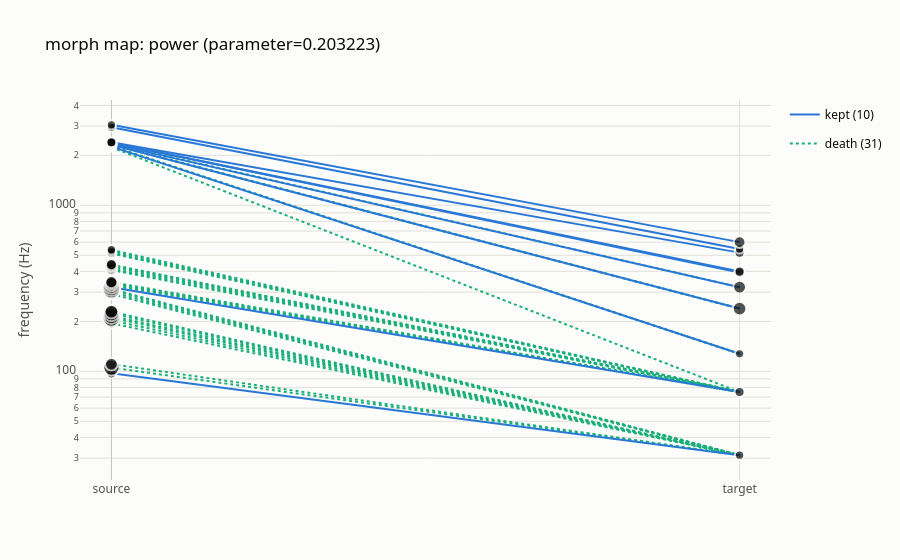
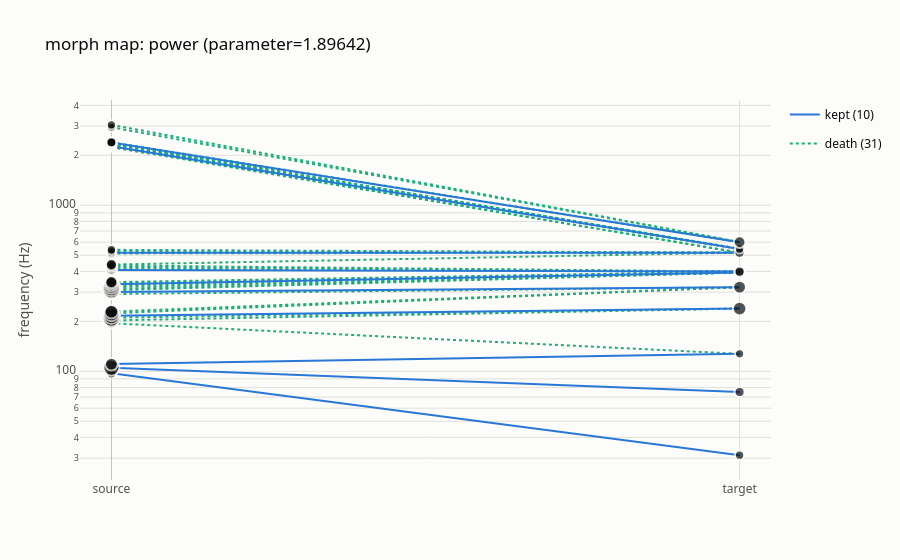

Here is the notebook cell these charts were saved with, in order:
### Markdown cell above
With `"primary"`, 31 of the 41 glides fade out (the extra copies onto the 10
conga peaks), and the end has the conga frame's own amplitude-weighted mean,
335.4 Hz. With `"full"` all 41 arrive at full amplitude, so each conga peak
sounds 3 to 5 times over and the ending stays as loud as the start.

## Power pairing

`"power"` bends the equal map with an exponent: below 1 it crowds the speech
peaks onto the low conga peaks, above 1 toward the high ones.
`parameter_range` returns the range in which every conga peak still gets at
least one speech peak; without `power=`, `pair` and `morph` use the middle of
the range. The cell draws the maps at both ends.

### Code cell
lo, hi = asp.parameter_range(speech, conga, "power")
for power in (lo, hi):
    p = asp.pair(speech, conga, method="power", power=power)
    print(f"power={power:.4f}: speech peaks per conga peak {p.groupby('dst').size().tolist()}")
    asp.nb.show(asp.viz.plot_morph_map(p))
default = asp.pair(speech, conga, method="power").attrs["morph"]["parameter"]
print(f"default power={default:.4f}")

### Figure 1 — Plotly figure (JSON) as saved in the notebook; plotly's stock layout.template omitted (floating-point values rounded to 4 significant figures)
{"data": [{"hovertemplate": "row: 1<br>1 → 0<br>mass: 0.02439<br>amp: 0.005521 → 0<extra></extra>", "legendgroup": "death", "legendrank": 3, "line": {"color": "#1baf7a", "dash": "dot", "width": 2}, "mode": "lines", "name": "death (31)", "showlegend": true, "type": "scatter", "x": [0, 1], "y": [105.3, 31.25]}, {"hovertemplate": "row: 2<br>2 → 0<br>mass: 0.02439<br>amp: 0.002423 → 0<extra></extra>", "legendgroup": "death", "legendrank": 3, "line": {"color": "#1baf7a", "dash": "dot", "width": 2}, "mode": "lines", "name": "death (31)", "showlegend": false, "type": "scatter", "x": [0, 1], "y": [110.5, 31.25]}, {"hovertemplate": "row: 3<br>3 → 0<br>mass: 0.02439<br>amp: 0.001351 → 0<extra></extra>", "legendgroup": "death", "legendrank": 3, "line": {"color": "#1baf7a", "dash": "dot", "width": 2}, "mode": "lines", "name": "death (31)", "showlegend": false, "type": "scatter", "x": [0, 1], "y": [194.7, 31.25]}, {"hovertemplate": "row: 4<br>4 → 0<br>mass: 0.02439<br>amp: 0.003517 → 0<extra></extra>", "legendgroup": "death", "legendrank": 3, "line": {"color": "#1baf7a", "dash": "dot", "width": 2}, "mode": "lines", "name": "death (31)", "showlegend": false, "type": "scatter", "x": [0, 1], "y": [202.6, 31.25]}, {"hovertemplate": "row: 5<br>5 → 0<br>mass: 0.02439<br>amp: 0.007408 → 0<extra></extra>", "legendgroup": "death", "legendrank": 3, "line": {"color": "#1baf7a", "dash": "dot", "width": 2}, "mode": "lines", "name": "death (31)", "showlegend": false, "type": "scatter", "x": [0, 1], "y": [210.5, 31.25]}, {"hovertemplate": "row: 6<br>6 → 0<br>mass: 0.02439<br>amp: 0.005467 → 0<extra></extra>", "legendgroup": "death", "legendrank": 3, "line": {"color": "#1baf7a", "dash": "dot", "width": 2}, "mode": "lines", "name": "death (31)", "showlegend": false, "type": "scatter", "x": [0, 1], "y": [215.8, 31.25]}, {"hovertemplate": "row: 7<br>7 → 0<br>mass: 0.02439<br>amp: 0.004954 → 0<extra></extra>", "legendgroup": "death", "legendrank": 3, "line": {"color": "#1baf7a", "dash": "dot", "width": 2}, "mode": "lines", "name": "death (31)", "showlegend": false, "type": "scatter", "x": [0, 1], "y": [223.7, 31.25]}, {"hovertemplate": "row: 8<br>8 → 0<br>mass: 0.02439<br>amp: 0.003144 → 0<extra></extra>", "legendgroup": "death", "legendrank": 3, "line": {"color": "#1baf7a", "dash": "dot", "width": 2}, "mode": "lines", "name": "death (31)", "showlegend": false, "type": "scatter", "x": [0, 1], "y": [228.9, 31.25]}, {"hovertemplate": "row: 9<br>9 → 0<br>mass: 0.02439<br>amp: 0.001261 → 0<extra></extra>", "legendgroup": "death", "legendrank": 3, "line": {"color": "#1baf7a", "dash": "dot", "width": 2}, "mode": "lines", "name": "death (31)", "showlegend": false, "type": "scatter", "x": [0, 1], "y": [292.1, 31.25]}, {"hovertemplate": "row: 10<br>10 → 0<br>mass: 0.02439<br>amp: 0.003322 → 0<extra></extra>", "legendgroup": "death", "legendrank": 3, "line": {"color": "#1baf7a", "dash": "dot", "width": 2}, "mode": "lines", "name": "death (31)", "showlegend": false, "type": "scatter", "x": [0, 1], "y": [300, 31.25]}, {"hovertemplate": "row: 11<br>11 → 0<br>mass: 0.02439<br>amp: 0.007189 → 0<extra></extra>", "legendgroup": "death", "legendrank": 3, "line": {"color": "#1baf7a", "dash": "dot", "width": 2}, "mode": "lines", "name": "death (31)", "showlegend": false, "type": "scatter", "x": [0, 1], "y": [307.9, 31.25]}, {"hovertemplate": "row: 12<br>12 → 0<br>mass: 0.02439<br>amp: 0.007562 → 0<extra></extra>", "legendgroup": "death", "legendrank": 3, "line": {"color": "#1baf7a", "dash": "dot", "width": 2}, "mode": "lines", "name": "death (31)", "showlegend": false, "type": "scatter", "x": [0, 1], "y": [313.2, 31.25]}, {"hovertemplate": "row: 14<br>14 → 1<br>mass: 0.02439<br>amp: 0.005702 → 0<extra></extra>", "legendgroup": "death", "legendrank": 3, "line": {"color": "#1baf7a", "dash": "dot", "width": 2}, "mode": "lines", "name": "death (31)", "showlegend": false, "type": "scatter", "x": [0, 1], "y": [328.9, 75]}, {"hovertemplate": "row: 15<br>15 → 1<br>mass: 0.02439<br>amp: 0.003478 → 0<extra></extra>", "legendgroup": "death", "legendrank": 3, "line": {"color": "#1baf7a", "dash": "dot", "width": 2}, "mode": "lines", "name": "death (31)", "showlegend": false, "type": "scatter", "x": [0, 1], "y": [334.2, 75]}, {"hovertemplate": "row: 16<br>16 → 1<br>mass: 0.02439<br>amp: 0.002441 → 0<extra></extra>", "legendgroup": "death", "legendrank": 3, "line": {"color": "#1baf7a", "dash": "dot", "width": 2}, "mode": "lines", "name": "death (31)", "showlegend": false, "type": "scatter", "x": [0, 1], "y": [339.5, 75]}, {"hovertemplate": "row: 17<br>17 → 1<br>mass: 0.02439<br>amp: 0.001954 → 0<extra></extra>", "legendgroup": "death", "legendrank": 3, "line": {"color": "#1baf7a", "dash": "dot", "width": 2}, "mode": "lines", "name": "death (31)", "showlegend": false, "type": "scatter", "x": [0, 1], "y": [344.7, 75]}, {"hovertemplate": "row: 18<br>18 → 1<br>mass: 0.02439<br>amp: 0.001222 → 0<extra></extra>", "legendgroup": "death", "legendrank": 3, "line": {"color": "#1baf7a", "dash": "dot", "width": 2}, "mode": "lines", "name": "death (31)", "showlegend": false, "type": "scatter", "x": [0, 1], "y": [407.9, 75]}, {"hovertemplate": "row: 19<br>19 → 1<br>mass: 0.02439<br>amp: 0.001716 → 0<extra></extra>", "legendgroup": "death", "legendrank": 3, "line": {"color": "#1baf7a", "dash": "dot", "width": 2}, "mode": "lines", "name": "death (31)", "showlegend": false, "type": "scatter", "x": [0, 1], "y": [415.8, 75]}, {"hovertemplate": "row: 20<br>20 → 1<br>mass: 0.02439<br>amp: 0.001468 → 0<extra></extra>", "legendgroup": "death", "legendrank": 3, "line": {"color": "#1baf7a", "dash": "dot", "width": 2}, "mode": "lines", "name": "death (31)", "showlegend": false, "type": "scatter", "x": [0, 1], "y": [426.3, 75]}, {"hovertemplate": "row: 21<br>21 → 1<br>mass: 0.02439<br>amp: 0.001848 → 0<extra></extra>", "legendgroup": "death", "legendrank": 3, "line": {"color": "#1baf7a", "dash": "dot", "width": 2}, "mode": "lines", "name": "death (31)", "showlegend": false, "type": "scatter", "x": [0, 1], "y": [434.2, 75]}, {"hovertemplate": "row: 22<br>22 → 1<br>mass: 0.02439<br>amp: 0.001371 → 0<extra></extra>", "legendgroup": "death", "legendrank": 3, "line": {"color": "#1baf7a", "dash": "dot", "width": 2}, "mode": "lines", "name": "death (31)", "showlegend": false, "type": "scatter", "x": [0, 1], "y": [439.5, 75]}, {"hovertemplate": "row: 23<br>23 → 1<br>mass: 0.02439<br>amp: 0.0007603 → 0<extra></extra>", "legendgroup": "death", "legendrank": 3, "line": {"color": "#1baf7a", "dash": "dot", "width": 2}, "mode": "lines", "name": "death (31)", "showlegend": false, "type": "scatter", "x": [0, 1], "y": [513.2, 75]}, {"hovertemplate": "row: 24<br>24 → 1<br>mass: 0.02439<br>amp: 0.0006279 → 0<extra></extra>", "legendgroup": "death", "legendrank": 3, "line": {"color": "#1baf7a", "dash": "dot", "width": 2}, "mode": "lines", "name": "death (31)", "showlegend": false, "type": "scatter", "x": [0, 1], "y": [518.4, 75]}, {"hovertemplate": "row: 25<br>25 → 1<br>mass: 0.02439<br>amp: 0.0005749 → 0<extra></extra>", "legendgroup": "death", "legendrank": 3, "line": {"color": "#1baf7a", "dash": "dot", "width": 2}, "mode": "lines", "name": "death (31)", "showlegend": false, "type": "scatter", "x": [0, 1], "y": [528.9, 75]}, {"hovertemplate": "row: 26<br>26 → 1<br>mass: 0.02439<br>amp: 0.0006008 → 0<extra></extra>", "legendgroup": "death", "legendrank": 3, "line": {"color": "#1baf7a", "dash": "dot", "width": 2}, "mode": "lines", "name": "death (31)", "showlegend": false, "type": "scatter", "x": [0, 1], "y": [539.5, 75]}, {"hovertemplate": "row: 27<br>27 → 1<br>mass: 0.02439<br>amp: 0.0005227 → 0<extra></extra>", "legendgroup": "death", "legendrank": 3, "line": {"color": "#1baf7a", "dash": "dot", "width": 2}, "mode": "lines", "name": "death (31)", "showlegend": false, "type": "scatter", "x": [0, 1], "y": [2239.0, 75]}, {"hovertemplate": "row: 29<br>29 → 2<br>mass: 0.02439<br>amp: 0.0006238 → 0<extra></extra>", "legendgroup": "death", "legendrank": 3, "line": {"color": "#1baf7a", "dash": "dot", "width": 2}, "mode": "lines", "name": "death (31)", "showlegend": false, "type": "scatter", "x": [0, 1], "y": [2266.0, 127.5]}, {"hovertemplate": "row: 30<br>30 → 2<br>mass: 0.02439<br>amp: 0.0007216 → 0<extra></extra>", "legendgroup": "death", "legendrank": 3, "line": {"color": "#1baf7a", "dash": "dot", "width": 2}, "mode": "lines", "name": "death (31)", "showlegend": false, "type": "scatter", "x": [0, 1], "y": [2279.0, 127.5]}, {"hovertemplate": "row: 32<br>32 → 3<br>mass: 0.02439<br>amp: 0.0008114 → 0<extra></extra>", "legendgroup": "death", "legendrank": 3, "line": {"color": "#1baf7a", "dash": "dot", "width": 2}, "mode": "lines", "name": "death (31)", "showlegend": false, "type": "scatter", "x": [0, 1], "y": [2324.0, 238.8]}, {"hovertemplate": "row: 33<br>33 → 3<br>mass: 0.02439<br>amp: 0.001073 → 0<extra></extra>", "legendgroup": "death", "legendrank": 3, "line": {"color": "#1baf7a", "dash": "dot", "width": 2}, "mode": "lines", "name": "death (31)", "showlegend": false, "type": "scatter", "x": [0, 1], "y": [2332.0, 238.8]}, {"hovertemplate": "row: 35<br>35 → 4<br>mass: 0.02439<br>amp: 0.00109 → 0<extra></extra>", "legendgroup": "death", "legendrank": 3, "line": {"color": "#1baf7a", "dash": "dot", "width": 2}, "mode": "lines", "name": "death (31)", "showlegend": false, "type": "scatter", "x": [0, 1], "y": [2361.0, 321.2]}, {"hovertemplate": "row: 0<br>0 → 0<br>mass: 0.02439<br>amp: 0.0009648 → 0.0005687<extra></extra>", "legendgroup": "kept", "legendrank": 1, "line": {"color": "#2a78d6", "dash": "solid", "width": 2}, "mode": "lines", "name": "kept (10)", "showlegend": true, "type": "scatter", "x": [0, 1], "y": [97.37, 31.25]}, {"hovertemplate": "row: 13<br>13 → 1<br>mass: 0.02439<br>amp: 0.007083 → 0.0008704<extra></extra>", "legendgroup": "kept", "legendrank": 1, "line": {"color": "#2a78d6", "dash": "solid", "width": 2}, "mode": "lines", "name": "kept (10)", "showlegend": false, "type": "scatter", "x": [0, 1], "y": [321.1, 75]}, {"hovertemplate": "row: 28<br>28 → 2<br>mass: 0.02439<br>amp: 0.0006431 → 0.0005404<extra></extra>", "legendgroup": "kept", "legendrank": 1, "line": {"color": "#2a78d6", "dash": "solid", "width": 2}, "mode": "lines", "name": "kept (10)", "showlegend": false, "type": "scatter", "x": [0, 1], "y": [2258.0, 127.5]}, {"hovertemplate": "row: 31<br>31 → 3<br>mass: 0.02439<br>amp: 0.0007252 → 0.003074<extra></extra>", "legendgroup": "kept", "legendrank": 1, "line": {"color": "#2a78d6", "dash": "solid", "width": 2}, "mode": "lines", "name": "kept (10)", "showlegend": false, "type": "scatter", "x": [0, 1], "y": [2313.0, 238.8]}, {"hovertemplate": "row: 34<br>34 → 4<br>mass: 0.02439<br>amp: 0.0007516 → 0.002468<extra></extra>", "legendgroup": "kept", "legendrank": 1, "line": {"color": "#2a78d6", "dash": "solid", "width": 2}, "mode": "lines", "name": "kept (10)", "showlegend": false, "type": "scatter", "x": [0, 1], "y": [2345.0, 321.2]}, {"hovertemplate": "row: 36<br>36 → 5<br>mass: 0.02439<br>amp: 0.000773 → 0.000865<extra></extra>", "legendgroup": "kept", "legendrank": 1, "line": {"color": "#2a78d6", "dash": "solid", "width": 2}, "mode": "lines", "name": "kept (10)", "showlegend": false, "type": "scatter", "x": [0, 1], "y": [2382.0, 393.8]}, {"hovertemplate": "row: 37<br>37 → 6<br>mass: 0.02439<br>amp: 0.0006453 → 0.0009237<extra></extra>", "legendgroup": "kept", "legendrank": 1, "line": {"color": "#2a78d6", "dash": "solid", "width": 2}, "mode": "lines", "name": "kept (10)", "showlegend": false, "type": "scatter", "x": [0, 1], "y": [2392.0, 398.8]}, {"hovertemplate": "row: 38<br>38 → 7<br>mass: 0.02439<br>amp: 0.0008912 → 0.0008488<extra></extra>", "legendgroup": "kept", "legendrank": 1, "line": {"color": "#2a78d6", "dash": "solid", "width": 2}, "mode": "lines", "name": "kept (10)", "showlegend": false, "type": "scatter", "x": [0, 1], "y": [2397.0, 518.8]}, {"hovertemplate": "row: 39<br>39 → 8<br>mass: 0.02439<br>amp: 0.0005222 → 0.0005669<extra></extra>", "legendgroup": "kept", "legendrank": 1, "line": {"color": "#2a78d6", "dash": "solid", "width": 2}, "mode": "lines", "name": "kept (10)", "showlegend": false, "type": "scatter", "x": [0, 1], "y": [2953.0, 546.2]}, {"hovertemplate": "row: 40<br>40 → 9<br>mass: 0.02439<br>amp: 0.0005532 → 0.001739<extra></extra>", "legendgroup": "kept", "legendrank": 1, "line": {"color": "#2a78d6", "dash": "solid", "width": 2}, "mode": "lines", "name": "kept (10)", "showlegend": false, "type": "scatter", "x": [0, 1], "y": [3055.0, 600]}, {"hovertemplate": "%{text}<extra></extra>", "marker": {"color": "#0b0b0b", "line": {"color": "#fcfcfb", "width": 2}, "size": [10.29, 16.25, 12.79, 11.07, 14.18, 17.88, 16.2, 15.71, 13.74, 10.9, 13.95, 17.7, 18, 17.61, 16.42, 14.14, 12.82, 12.1, 10.82, 11.72, 11.29, 11.93, 11.11, 9.805, 9.458, 9.309, 9.382, 9.155, 9.5, 9.447, 9.707, 9.716, 9.931, 10.52, 9.783, 10.56, 9.837, 9.505, 10.12, 9.154, 9.246]}, "mode": "markers", "name": "source", "showlegend": false, "text": ["partial: 0<br>frequency: 97.37 Hz<br>pitch: G2 -11 c<br>amplitude: -60.3 dB", "partial: 1<br>frequency: 105.26 Hz<br>pitch: G♯2 +24 c<br>amplitude: -45.2 dB", "partial: 2<br>frequency: 110.53 Hz<br>pitch: A2 +8 c<br>amplitude: -52.3 dB", "partial: 3<br>frequency: 194.74 Hz<br>pitch: G3 -11 c<br>amplitude: -57.4 dB", "partial: 4<br>frequency: 202.63 Hz<br>pitch: G♯3 -42 c<br>amplitude: -49.1 dB", "partial: 5<br>frequency: 210.53 Hz<br>pitch: G♯3 +24 c<br>amplitude: -42.6 dB", "partial: 6<br>frequency: 215.79 Hz<br>pitch: A3 -33 c<br>amplitude: -45.2 dB", "partial: 7<br>frequency: 223.68 Hz<br>pitch: A3 +29 c<br>amplitude: -46.1 dB", "partial: 8<br>frequency: 228.95 Hz<br>pitch: A♯3 -31 c<br>amplitude: -50.0 dB", "partial: 9<br>frequency: 292.11 Hz<br>pitch: D4 -9 c<br>amplitude: -58.0 dB", "partial: 10<br>frequency: 300.00 Hz<br>pitch: D4 +37 c<br>amplitude: -49.6 dB", "partial: 11<br>frequency: 307.89 Hz<br>pitch: D♯4 -18 c<br>amplitude: -42.9 dB", "partial: 12<br>frequency: 313.16 Hz<br>pitch: D♯4 +11 c<br>amplitude: -42.4 dB", "partial: 13<br>frequency: 321.05 Hz<br>pitch: E4 -46 c<br>amplitude: -43.0 dB", "partial: 14<br>frequency: 328.95 Hz<br>pitch: E4 -4 c<br>amplitude: -44.9 dB", "partial: 15<br>frequency: 334.21 Hz<br>pitch: E4 +24 c<br>amplitude: -49.2 dB", "partial: 16<br>frequency: 339.47 Hz<br>pitch: F4 -49 c<br>amplitude: -52.2 dB", "partial: 17<br>frequency: 344.74 Hz<br>pitch: F4 -22 c<br>amplitude: -54.2 dB", "partial: 18<br>frequency: 407.89 Hz<br>pitch: G♯4 -31 c<br>amplitude: -58.3 dB", "partial: 19<br>frequency: 415.79 Hz<br>pitch: G♯4 +2 c<br>amplitude: -55.3 dB", "partial: 20<br>frequency: 426.32 Hz<br>pitch: G♯4 +45 c<br>amplitude: -56.7 dB", "partial: 21<br>frequency: 434.21 Hz<br>pitch: A4 -23 c<br>amplitude: -54.7 dB", "partial: 22<br>frequency: 439.47 Hz<br>pitch: A4 -2 c<br>amplitude: -57.3 dB", "partial: 23<br>frequency: 513.16 Hz<br>pitch: C5 -34 c<br>amplitude: -62.4 dB", "partial: 24<br>frequency: 518.42 Hz<br>pitch: C5 -16 c<br>amplitude: -64.0 dB", "partial: 25<br>frequency: 528.95 Hz<br>pitch: C5 +19 c<br>amplitude: -64.8 dB", "partial: 26<br>frequency: 539.47 Hz<br>pitch: C♯5 -47 c<br>amplitude: -64.4 dB", "partial: 27<br>frequency: 2239.47 Hz<br>pitch: C♯7 +17 c<br>amplitude: -65.6 dB", "partial: 28<br>frequency: 2257.89 Hz<br>pitch: C♯7 +31 c<br>amplitude: -63.8 dB", "partial: 29<br>frequency: 2265.79 Hz<br>pitch: C♯7 +37 c<br>amplitude: -64.1 dB", "partial: 30<br>frequency: 2278.95 Hz<br>pitch: C♯7 +47 c<br>amplitude: -62.8 dB", "partial: 31<br>frequency: 2313.16 Hz<br>pitch: D7 -27 c<br>amplitude: -62.8 dB", "partial: 32<br>frequency: 2323.68 Hz<br>pitch: D7 -19 c<br>amplitude: -61.8 dB", "partial: 33<br>frequency: 2331.58 Hz<br>pitch: D7 -13 c<br>amplitude: -59.4 dB", "partial: 34<br>frequency: 2344.74 Hz<br>pitch: D7 -3 c<br>amplitude: -62.5 dB", "partial: 35<br>frequency: 2360.53 Hz<br>pitch: D7 +8 c<br>amplitude: -59.3 dB", "partial: 36<br>frequency: 2381.58 Hz<br>pitch: D7 +24 c<br>amplitude: -62.2 dB", "partial: 37<br>frequency: 2392.11 Hz<br>pitch: D7 +31 c<br>amplitude: -63.8 dB", "partial: 38<br>frequency: 2397.37 Hz<br>pitch: D7 +35 c<br>amplitude: -61.0 dB", "partial: 39<br>frequency: 2952.63 Hz<br>pitch: F♯7 -4 c<br>amplitude: -65.6 dB", "partial: 40<br>frequency: 3055.26 Hz<br>pitch: G7 -45 c<br>amplitude: -65.1 dB"], "type": "scatter", "x": [0, 0, 0, 0, 0, 0, 0, 0, 0, 0, 0, 0, 0, 0, 0, 0, 0, 0, 0, 0, 0, 0, 0, 0, 0, 0, 0, 0, 0, 0, 0, 0, 0, 0, 0, 0, 0, 0, 0, 0, 0], "y": [97.37, 105.3, 110.5, 194.7, 202.6, 210.5, 215.8, 223.7, 228.9, 292.1, 300, 307.9, 313.2, 321.1, 328.9, 334.2, 339.5, 344.7, 407.9, 415.8, 426.3, 434.2, 439.5, 513.2, 518.4, 528.9, 539.5, 2239.0, 2258.0, 2266.0, 2279.0, 2313.0, 2324.0, 2332.0, 2345.0, 2361.0, 2382.0, 2392.0, 2397.0, 2953.0, 3055.0]}, {"hovertemplate": "%{text}<extra></extra>", "marker": {"color": "#0b0b0b", "line": {"color": "#fcfcfb", "width": 2}, "size": [9.291, 10.07, 9.208, 13.65, 12.86, 10.06, 10.19, 10.02, 9.286, 11.75]}, "mode": "markers", "name": "target", "showlegend": false, "text": ["partial: 0<br>frequency: 31.25 Hz<br>pitch: B0 +21 c<br>amplitude: -64.9 dB", "partial: 1<br>frequency: 75.00 Hz<br>pitch: D2 +37 c<br>amplitude: -61.2 dB", "partial: 2<br>frequency: 127.50 Hz<br>pitch: C3 -44 c<br>amplitude: -65.3 dB", "partial: 3<br>frequency: 238.75 Hz<br>pitch: A♯3 +42 c<br>amplitude: -50.2 dB", "partial: 4<br>frequency: 321.25 Hz<br>pitch: E4 -45 c<br>amplitude: -52.2 dB", "partial: 5<br>frequency: 393.75 Hz<br>pitch: G4 +8 c<br>amplitude: -61.3 dB", "partial: 6<br>frequency: 398.75 Hz<br>pitch: G4 +30 c<br>amplitude: -60.7 dB", "partial: 7<br>frequency: 518.75 Hz<br>pitch: C5 -15 c<br>amplitude: -61.4 dB", "partial: 8<br>frequency: 546.25 Hz<br>pitch: C♯5 -26 c<br>amplitude: -64.9 dB", "partial: 9<br>frequency: 600.00 Hz<br>pitch: D5 +37 c<br>amplitude: -55.2 dB"], "type": "scatter", "x": [1, 1, 1, 1, 1, 1, 1, 1, 1, 1], "y": [31.25, 75, 127.5, 238.8, 321.2, 393.8, 398.8, 518.8, 546.2, 600]}], "layout": {"legend": {"font": {"color": "#0b0b0b"}}, "showlegend": true, "title": {"font": {"color": "#0b0b0b"}, "text": "morph map: power (parameter=0.203223)"}, "xaxis": {"range": [-0.05, 1.05], "tickmode": "array", "ticktext": ["source", "target"], "tickvals": [0, 1], "title": {"text": ""}}, "yaxis": {"title": {"text": "frequency (Hz)"}, "type": "log"}}}

### Figure 2 — Plotly figure (JSON) as saved in the notebook; plotly's stock layout.template omitted (floating-point values rounded to 4 significant figures)
{"data": [{"hovertemplate": "row: 3<br>3 → 2<br>mass: 0.02439<br>amp: 0.001351 → 0<extra></extra>", "legendgroup": "death", "legendrank": 3, "line": {"color": "#1baf7a", "dash": "dot", "width": 2}, "mode": "lines", "name": "death (31)", "showlegend": true, "type": "scatter", "x": [0, 1], "y": [194.7, 127.5]}, {"hovertemplate": "row: 4<br>4 → 3<br>mass: 0.02439<br>amp: 0.003517 → 0<extra></extra>", "legendgroup": "death", "legendrank": 3, "line": {"color": "#1baf7a", "dash": "dot", "width": 2}, "mode": "lines", "name": "death (31)", "showlegend": false, "type": "scatter", "x": [0, 1], "y": [202.6, 238.8]}, {"hovertemplate": "row: 5<br>5 → 3<br>mass: 0.02439<br>amp: 0.007408 → 0<extra></extra>", "legendgroup": "death", "legendrank": 3, "line": {"color": "#1baf7a", "dash": "dot", "width": 2}, "mode": "lines", "name": "death (31)", "showlegend": false, "type": "scatter", "x": [0, 1], "y": [210.5, 238.8]}, {"hovertemplate": "row: 7<br>7 → 4<br>mass: 0.02439<br>amp: 0.004954 → 0<extra></extra>", "legendgroup": "death", "legendrank": 3, "line": {"color": "#1baf7a", "dash": "dot", "width": 2}, "mode": "lines", "name": "death (31)", "showlegend": false, "type": "scatter", "x": [0, 1], "y": [223.7, 321.2]}, {"hovertemplate": "row: 8<br>8 → 4<br>mass: 0.02439<br>amp: 0.003144 → 0<extra></extra>", "legendgroup": "death", "legendrank": 3, "line": {"color": "#1baf7a", "dash": "dot", "width": 2}, "mode": "lines", "name": "death (31)", "showlegend": false, "type": "scatter", "x": [0, 1], "y": [228.9, 321.2]}, {"hovertemplate": "row: 9<br>9 → 4<br>mass: 0.02439<br>amp: 0.001261 → 0<extra></extra>", "legendgroup": "death", "legendrank": 3, "line": {"color": "#1baf7a", "dash": "dot", "width": 2}, "mode": "lines", "name": "death (31)", "showlegend": false, "type": "scatter", "x": [0, 1], "y": [292.1, 321.2]}, {"hovertemplate": "row: 11<br>11 → 5<br>mass: 0.02439<br>amp: 0.007189 → 0<extra></extra>", "legendgroup": "death", "legendrank": 3, "line": {"color": "#1baf7a", "dash": "dot", "width": 2}, "mode": "lines", "name": "death (31)", "showlegend": false, "type": "scatter", "x": [0, 1], "y": [307.9, 393.8]}, {"hovertemplate": "row: 12<br>12 → 5<br>mass: 0.02439<br>amp: 0.007562 → 0<extra></extra>", "legendgroup": "death", "legendrank": 3, "line": {"color": "#1baf7a", "dash": "dot", "width": 2}, "mode": "lines", "name": "death (31)", "showlegend": false, "type": "scatter", "x": [0, 1], "y": [313.2, 393.8]}, {"hovertemplate": "row: 13<br>13 → 5<br>mass: 0.02439<br>amp: 0.007083 → 0<extra></extra>", "legendgroup": "death", "legendrank": 3, "line": {"color": "#1baf7a", "dash": "dot", "width": 2}, "mode": "lines", "name": "death (31)", "showlegend": false, "type": "scatter", "x": [0, 1], "y": [321.1, 393.8]}, {"hovertemplate": "row: 14<br>14 → 5<br>mass: 0.02439<br>amp: 0.005702 → 0<extra></extra>", "legendgroup": "death", "legendrank": 3, "line": {"color": "#1baf7a", "dash": "dot", "width": 2}, "mode": "lines", "name": "death (31)", "showlegend": false, "type": "scatter", "x": [0, 1], "y": [328.9, 393.8]}, {"hovertemplate": "row: 16<br>16 → 6<br>mass: 0.02439<br>amp: 0.002441 → 0<extra></extra>", "legendgroup": "death", "legendrank": 3, "line": {"color": "#1baf7a", "dash": "dot", "width": 2}, "mode": "lines", "name": "death (31)", "showlegend": false, "type": "scatter", "x": [0, 1], "y": [339.5, 398.8]}, {"hovertemplate": "row: 17<br>17 → 6<br>mass: 0.02439<br>amp: 0.001954 → 0<extra></extra>", "legendgroup": "death", "legendrank": 3, "line": {"color": "#1baf7a", "dash": "dot", "width": 2}, "mode": "lines", "name": "death (31)", "showlegend": false, "type": "scatter", "x": [0, 1], "y": [344.7, 398.8]}, {"hovertemplate": "row: 19<br>19 → 6<br>mass: 0.02439<br>amp: 0.001716 → 0<extra></extra>", "legendgroup": "death", "legendrank": 3, "line": {"color": "#1baf7a", "dash": "dot", "width": 2}, "mode": "lines", "name": "death (31)", "showlegend": false, "type": "scatter", "x": [0, 1], "y": [415.8, 398.8]}, {"hovertemplate": "row: 20<br>20 → 6<br>mass: 0.02439<br>amp: 0.001468 → 0<extra></extra>", "legendgroup": "death", "legendrank": 3, "line": {"color": "#1baf7a", "dash": "dot", "width": 2}, "mode": "lines", "name": "death (31)", "showlegend": false, "type": "scatter", "x": [0, 1], "y": [426.3, 398.8]}, {"hovertemplate": "row: 21<br>21 → 6<br>mass: 0.02439<br>amp: 0.001848 → 0<extra></extra>", "legendgroup": "death", "legendrank": 3, "line": {"color": "#1baf7a", "dash": "dot", "width": 2}, "mode": "lines", "name": "death (31)", "showlegend": false, "type": "scatter", "x": [0, 1], "y": [434.2, 398.8]}, {"hovertemplate": "row: 22<br>22 → 7<br>mass: 0.02439<br>amp: 0.001371 → 0<extra></extra>", "legendgroup": "death", "legendrank": 3, "line": {"color": "#1baf7a", "dash": "dot", "width": 2}, "mode": "lines", "name": "death (31)", "showlegend": false, "type": "scatter", "x": [0, 1], "y": [439.5, 518.8]}, {"hovertemplate": "row: 23<br>23 → 7<br>mass: 0.02439<br>amp: 0.0007603 → 0<extra></extra>", "legendgroup": "death", "legendrank": 3, "line": {"color": "#1baf7a", "dash": "dot", "width": 2}, "mode": "lines", "name": "death (31)", "showlegend": false, "type": "scatter", "x": [0, 1], "y": [513.2, 518.8]}, {"hovertemplate": "row: 25<br>25 → 7<br>mass: 0.02439<br>amp: 0.0005749 → 0<extra></extra>", "legendgroup": "death", "legendrank": 3, "line": {"color": "#1baf7a", "dash": "dot", "width": 2}, "mode": "lines", "name": "death (31)", "showlegend": false, "type": "scatter", "x": [0, 1], "y": [528.9, 518.8]}, {"hovertemplate": "row: 26<br>26 → 7<br>mass: 0.02439<br>amp: 0.0006008 → 0<extra></extra>", "legendgroup": "death", "legendrank": 3, "line": {"color": "#1baf7a", "dash": "dot", "width": 2}, "mode": "lines", "name": "death (31)", "showlegend": false, "type": "scatter", "x": [0, 1], "y": [539.5, 518.8]}, {"hovertemplate": "row: 27<br>27 → 7<br>mass: 0.02439<br>amp: 0.0005227 → 0<extra></extra>", "legendgroup": "death", "legendrank": 3, "line": {"color": "#1baf7a", "dash": "dot", "width": 2}, "mode": "lines", "name": "death (31)", "showlegend": false, "type": "scatter", "x": [0, 1], "y": [2239.0, 518.8]}, {"hovertemplate": "row: 28<br>28 → 7<br>mass: 0.02439<br>amp: 0.0006431 → 0<extra></extra>", "legendgroup": "death", "legendrank": 3, "line": {"color": "#1baf7a", "dash": "dot", "width": 2}, "mode": "lines", "name": "death (31)", "showlegend": false, "type": "scatter", "x": [0, 1], "y": [2258.0, 518.8]}, {"hovertemplate": "row: 30<br>30 → 8<br>mass: 0.02439<br>amp: 0.0007216 → 0<extra></extra>", "legendgroup": "death", "legendrank": 3, "line": {"color": "#1baf7a", "dash": "dot", "width": 2}, "mode": "lines", "name": "death (31)", "showlegend": false, "type": "scatter", "x": [0, 1], "y": [2279.0, 546.2]}, {"hovertemplate": "row: 31<br>31 → 8<br>mass: 0.02439<br>amp: 0.0007252 → 0<extra></extra>", "legendgroup": "death", "legendrank": 3, "line": {"color": "#1baf7a", "dash": "dot", "width": 2}, "mode": "lines", "name": "death (31)", "showlegend": false, "type": "scatter", "x": [0, 1], "y": [2313.0, 546.2]}, {"hovertemplate": "row: 32<br>32 → 8<br>mass: 0.02439<br>amp: 0.0008114 → 0<extra></extra>", "legendgroup": "death", "legendrank": 3, "line": {"color": "#1baf7a", "dash": "dot", "width": 2}, "mode": "lines", "name": "death (31)", "showlegend": false, "type": "scatter", "x": [0, 1], "y": [2324.0, 546.2]}, {"hovertemplate": "row: 33<br>33 → 8<br>mass: 0.02439<br>amp: 0.001073 → 0<extra></extra>", "legendgroup": "death", "legendrank": 3, "line": {"color": "#1baf7a", "dash": "dot", "width": 2}, "mode": "lines", "name": "death (31)", "showlegend": false, "type": "scatter", "x": [0, 1], "y": [2332.0, 546.2]}, {"hovertemplate": "row: 34<br>34 → 8<br>mass: 0.02439<br>amp: 0.0007516 → 0<extra></extra>", "legendgroup": "death", "legendrank": 3, "line": {"color": "#1baf7a", "dash": "dot", "width": 2}, "mode": "lines", "name": "death (31)", "showlegend": false, "type": "scatter", "x": [0, 1], "y": [2345.0, 546.2]}, {"hovertemplate": "row: 35<br>35 → 8<br>mass: 0.02439<br>amp: 0.00109 → 0<extra></extra>", "legendgroup": "death", "legendrank": 3, "line": {"color": "#1baf7a", "dash": "dot", "width": 2}, "mode": "lines", "name": "death (31)", "showlegend": false, "type": "scatter", "x": [0, 1], "y": [2361.0, 546.2]}, {"hovertemplate": "row: 36<br>36 → 8<br>mass: 0.02439<br>amp: 0.000773 → 0<extra></extra>", "legendgroup": "death", "legendrank": 3, "line": {"color": "#1baf7a", "dash": "dot", "width": 2}, "mode": "lines", "name": "death (31)", "showlegend": false, "type": "scatter", "x": [0, 1], "y": [2382.0, 546.2]}, {"hovertemplate": "row: 38<br>38 → 9<br>mass: 0.02439<br>amp: 0.0008912 → 0<extra></extra>", "legendgroup": "death", "legendrank": 3, "line": {"color": "#1baf7a", "dash": "dot", "width": 2}, "mode": "lines", "name": "death (31)", "showlegend": false, "type": "scatter", "x": [0, 1], "y": [2397.0, 600]}, {"hovertemplate": "row: 39<br>39 → 9<br>mass: 0.02439<br>amp: 0.0005222 → 0<extra></extra>", "legendgroup": "death", "legendrank": 3, "line": {"color": "#1baf7a", "dash": "dot", "width": 2}, "mode": "lines", "name": "death (31)", "showlegend": false, "type": "scatter", "x": [0, 1], "y": [2953.0, 600]}, {"hovertemplate": "row: 40<br>40 → 9<br>mass: 0.02439<br>amp: 0.0005532 → 0<extra></extra>", "legendgroup": "death", "legendrank": 3, "line": {"color": "#1baf7a", "dash": "dot", "width": 2}, "mode": "lines", "name": "death (31)", "showlegend": false, "type": "scatter", "x": [0, 1], "y": [3055.0, 600]}, {"hovertemplate": "row: 0<br>0 → 0<br>mass: 0.02439<br>amp: 0.0009648 → 0.0005687<extra></extra>", "legendgroup": "kept", "legendrank": 1, "line": {"color": "#2a78d6", "dash": "solid", "width": 2}, "mode": "lines", "name": "kept (10)", "showlegend": true, "type": "scatter", "x": [0, 1], "y": [97.37, 31.25]}, {"hovertemplate": "row: 1<br>1 → 1<br>mass: 0.02439<br>amp: 0.005521 → 0.0008704<extra></extra>", "legendgroup": "kept", "legendrank": 1, "line": {"color": "#2a78d6", "dash": "solid", "width": 2}, "mode": "lines", "name": "kept (10)", "showlegend": false, "type": "scatter", "x": [0, 1], "y": [105.3, 75]}, {"hovertemplate": "row: 2<br>2 → 2<br>mass: 0.02439<br>amp: 0.002423 → 0.0005404<extra></extra>", "legendgroup": "kept", "legendrank": 1, "line": {"color": "#2a78d6", "dash": "solid", "width": 2}, "mode": "lines", "name": "kept (10)", "showlegend": false, "type": "scatter", "x": [0, 1], "y": [110.5, 127.5]}, {"hovertemplate": "row: 6<br>6 → 3<br>mass: 0.02439<br>amp: 0.005467 → 0.003074<extra></extra>", "legendgroup": "kept", "legendrank": 1, "line": {"color": "#2a78d6", "dash": "solid", "width": 2}, "mode": "lines", "name": "kept (10)", "showlegend": false, "type": "scatter", "x": [0, 1], "y": [215.8, 238.8]}, {"hovertemplate": "row: 10<br>10 → 4<br>mass: 0.02439<br>amp: 0.003322 → 0.002468<extra></extra>", "legendgroup": "kept", "legendrank": 1, "line": {"color": "#2a78d6", "dash": "solid", "width": 2}, "mode": "lines", "name": "kept (10)", "showlegend": false, "type": "scatter", "x": [0, 1], "y": [300, 321.2]}, {"hovertemplate": "row: 15<br>15 → 5<br>mass: 0.02439<br>amp: 0.003478 → 0.000865<extra></extra>", "legendgroup": "kept", "legendrank": 1, "line": {"color": "#2a78d6", "dash": "solid", "width": 2}, "mode": "lines", "name": "kept (10)", "showlegend": false, "type": "scatter", "x": [0, 1], "y": [334.2, 393.8]}, {"hovertemplate": "row: 18<br>18 → 6<br>mass: 0.02439<br>amp: 0.001222 → 0.0009237<extra></extra>", "legendgroup": "kept", "legendrank": 1, "line": {"color": "#2a78d6", "dash": "solid", "width": 2}, "mode": "lines", "name": "kept (10)", "showlegend": false, "type": "scatter", "x": [0, 1], "y": [407.9, 398.8]}, {"hovertemplate": "row: 24<br>24 → 7<br>mass: 0.02439<br>amp: 0.0006279 → 0.0008488<extra></extra>", "legendgroup": "kept", "legendrank": 1, "line": {"color": "#2a78d6", "dash": "solid", "width": 2}, "mode": "lines", "name": "kept (10)", "showlegend": false, "type": "scatter", "x": [0, 1], "y": [518.4, 518.8]}, {"hovertemplate": "row: 29<br>29 → 8<br>mass: 0.02439<br>amp: 0.0006238 → 0.0005669<extra></extra>", "legendgroup": "kept", "legendrank": 1, "line": {"color": "#2a78d6", "dash": "solid", "width": 2}, "mode": "lines", "name": "kept (10)", "showlegend": false, "type": "scatter", "x": [0, 1], "y": [2266.0, 546.2]}, {"hovertemplate": "row: 37<br>37 → 9<br>mass: 0.02439<br>amp: 0.0006453 → 0.001739<extra></extra>", "legendgroup": "kept", "legendrank": 1, "line": {"color": "#2a78d6", "dash": "solid", "width": 2}, "mode": "lines", "name": "kept (10)", "showlegend": false, "type": "scatter", "x": [0, 1], "y": [2392.0, 600]}, {"hovertemplate": "%{text}<extra></extra>", "marker": {"color": "#0b0b0b", "line": {"color": "#fcfcfb", "width": 2}, "size": [10.29, 16.25, 12.79, 11.07, 14.18, 17.88, 16.2, 15.71, 13.74, 10.9, 13.95, 17.7, 18, 17.61, 16.42, 14.14, 12.82, 12.1, 10.82, 11.72, 11.29, 11.93, 11.11, 9.805, 9.458, 9.309, 9.382, 9.155, 9.5, 9.447, 9.707, 9.716, 9.931, 10.52, 9.783, 10.56, 9.837, 9.505, 10.12, 9.154, 9.246]}, "mode": "markers", "name": "source", "showlegend": false, "text": ["partial: 0<br>frequency: 97.37 Hz<br>pitch: G2 -11 c<br>amplitude: -60.3 dB", "partial: 1<br>frequency: 105.26 Hz<br>pitch: G♯2 +24 c<br>amplitude: -45.2 dB", "partial: 2<br>frequency: 110.53 Hz<br>pitch: A2 +8 c<br>amplitude: -52.3 dB", "partial: 3<br>frequency: 194.74 Hz<br>pitch: G3 -11 c<br>amplitude: -57.4 dB", "partial: 4<br>frequency: 202.63 Hz<br>pitch: G♯3 -42 c<br>amplitude: -49.1 dB", "partial: 5<br>frequency: 210.53 Hz<br>pitch: G♯3 +24 c<br>amplitude: -42.6 dB", "partial: 6<br>frequency: 215.79 Hz<br>pitch: A3 -33 c<br>amplitude: -45.2 dB", "partial: 7<br>frequency: 223.68 Hz<br>pitch: A3 +29 c<br>amplitude: -46.1 dB", "partial: 8<br>frequency: 228.95 Hz<br>pitch: A♯3 -31 c<br>amplitude: -50.0 dB", "partial: 9<br>frequency: 292.11 Hz<br>pitch: D4 -9 c<br>amplitude: -58.0 dB", "partial: 10<br>frequency: 300.00 Hz<br>pitch: D4 +37 c<br>amplitude: -49.6 dB", "partial: 11<br>frequency: 307.89 Hz<br>pitch: D♯4 -18 c<br>amplitude: -42.9 dB", "partial: 12<br>frequency: 313.16 Hz<br>pitch: D♯4 +11 c<br>amplitude: -42.4 dB", "partial: 13<br>frequency: 321.05 Hz<br>pitch: E4 -46 c<br>amplitude: -43.0 dB", "partial: 14<br>frequency: 328.95 Hz<br>pitch: E4 -4 c<br>amplitude: -44.9 dB", "partial: 15<br>frequency: 334.21 Hz<br>pitch: E4 +24 c<br>amplitude: -49.2 dB", "partial: 16<br>frequency: 339.47 Hz<br>pitch: F4 -49 c<br>amplitude: -52.2 dB", "partial: 17<br>frequency: 344.74 Hz<br>pitch: F4 -22 c<br>amplitude: -54.2 dB", "partial: 18<br>frequency: 407.89 Hz<br>pitch: G♯4 -31 c<br>amplitude: -58.3 dB", "partial: 19<br>frequency: 415.79 Hz<br>pitch: G♯4 +2 c<br>amplitude: -55.3 dB", "partial: 20<br>frequency: 426.32 Hz<br>pitch: G♯4 +45 c<br>amplitude: -56.7 dB", "partial: 21<br>frequency: 434.21 Hz<br>pitch: A4 -23 c<br>amplitude: -54.7 dB", "partial: 22<br>frequency: 439.47 Hz<br>pitch: A4 -2 c<br>amplitude: -57.3 dB", "partial: 23<br>frequency: 513.16 Hz<br>pitch: C5 -34 c<br>amplitude: -62.4 dB", "partial: 24<br>frequency: 518.42 Hz<br>pitch: C5 -16 c<br>amplitude: -64.0 dB", "partial: 25<br>frequency: 528.95 Hz<br>pitch: C5 +19 c<br>amplitude: -64.8 dB", "partial: 26<br>frequency: 539.47 Hz<br>pitch: C♯5 -47 c<br>amplitude: -64.4 dB", "partial: 27<br>frequency: 2239.47 Hz<br>pitch: C♯7 +17 c<br>amplitude: -65.6 dB", "partial: 28<br>frequency: 2257.89 Hz<br>pitch: C♯7 +31 c<br>amplitude: -63.8 dB", "partial: 29<br>frequency: 2265.79 Hz<br>pitch: C♯7 +37 c<br>amplitude: -64.1 dB", "partial: 30<br>frequency: 2278.95 Hz<br>pitch: C♯7 +47 c<br>amplitude: -62.8 dB", "partial: 31<br>frequency: 2313.16 Hz<br>pitch: D7 -27 c<br>amplitude: -62.8 dB", "partial: 32<br>frequency: 2323.68 Hz<br>pitch: D7 -19 c<br>amplitude: -61.8 dB", "partial: 33<br>frequency: 2331.58 Hz<br>pitch: D7 -13 c<br>amplitude: -59.4 dB", "partial: 34<br>frequency: 2344.74 Hz<br>pitch: D7 -3 c<br>amplitude: -62.5 dB", "partial: 35<br>frequency: 2360.53 Hz<br>pitch: D7 +8 c<br>amplitude: -59.3 dB", "partial: 36<br>frequency: 2381.58 Hz<br>pitch: D7 +24 c<br>amplitude: -62.2 dB", "partial: 37<br>frequency: 2392.11 Hz<br>pitch: D7 +31 c<br>amplitude: -63.8 dB", "partial: 38<br>frequency: 2397.37 Hz<br>pitch: D7 +35 c<br>amplitude: -61.0 dB", "partial: 39<br>frequency: 2952.63 Hz<br>pitch: F♯7 -4 c<br>amplitude: -65.6 dB", "partial: 40<br>frequency: 3055.26 Hz<br>pitch: G7 -45 c<br>amplitude: -65.1 dB"], "type": "scatter", "x": [0, 0, 0, 0, 0, 0, 0, 0, 0, 0, 0, 0, 0, 0, 0, 0, 0, 0, 0, 0, 0, 0, 0, 0, 0, 0, 0, 0, 0, 0, 0, 0, 0, 0, 0, 0, 0, 0, 0, 0, 0], "y": [97.37, 105.3, 110.5, 194.7, 202.6, 210.5, 215.8, 223.7, 228.9, 292.1, 300, 307.9, 313.2, 321.1, 328.9, 334.2, 339.5, 344.7, 407.9, 415.8, 426.3, 434.2, 439.5, 513.2, 518.4, 528.9, 539.5, 2239.0, 2258.0, 2266.0, 2279.0, 2313.0, 2324.0, 2332.0, 2345.0, 2361.0, 2382.0, 2392.0, 2397.0, 2953.0, 3055.0]}, {"hovertemplate": "%{text}<extra></extra>", "marker": {"color": "#0b0b0b", "line": {"color": "#fcfcfb", "width": 2}, "size": [9.291, 10.07, 9.208, 13.65, 12.86, 10.06, 10.19, 10.02, 9.286, 11.75]}, "mode": "markers", "name": "target", "showlegend": false, "text": ["partial: 0<br>frequency: 31.25 Hz<br>pitch: B0 +21 c<br>amplitude: -64.9 dB", "partial: 1<br>frequency: 75.00 Hz<br>pitch: D2 +37 c<br>amplitude: -61.2 dB", "partial: 2<br>frequency: 127.50 Hz<br>pitch: C3 -44 c<br>amplitude: -65.3 dB", "partial: 3<br>frequency: 238.75 Hz<br>pitch: A♯3 +42 c<br>amplitude: -50.2 dB", "partial: 4<br>frequency: 321.25 Hz<br>pitch: E4 -45 c<br>amplitude: -52.2 dB", "partial: 5<br>frequency: 393.75 Hz<br>pitch: G4 +8 c<br>amplitude: -61.3 dB", "partial: 6<br>frequency: 398.75 Hz<br>pitch: G4 +30 c<br>amplitude: -60.7 dB", "partial: 7<br>frequency: 518.75 Hz<br>pitch: C5 -15 c<br>amplitude: -61.4 dB", "partial: 8<br>frequency: 546.25 Hz<br>pitch: C♯5 -26 c<br>amplitude: -64.9 dB", "partial: 9<br>frequency: 600.00 Hz<br>pitch: D5 +37 c<br>amplitude: -55.2 dB"], "type": "scatter", "x": [1, 1, 1, 1, 1, 1, 1, 1, 1, 1], "y": [31.25, 75, 127.5, 238.8, 321.2, 393.8, 398.8, 518.8, 546.2, 600]}], "layout": {"legend": {"font": {"color": "#0b0b0b"}}, "showlegend": true, "title": {"font": {"color": "#0b0b0b"}, "text": "morph map: power (parameter=1.89642)"}, "xaxis": {"range": [-0.05, 1.05], "tickmode": "array", "ticktext": ["source", "target"], "tickvals": [0, 1], "title": {"text": ""}}, "yaxis": {"title": {"text": "frequency (Hz)"}, "type": "log"}}}
